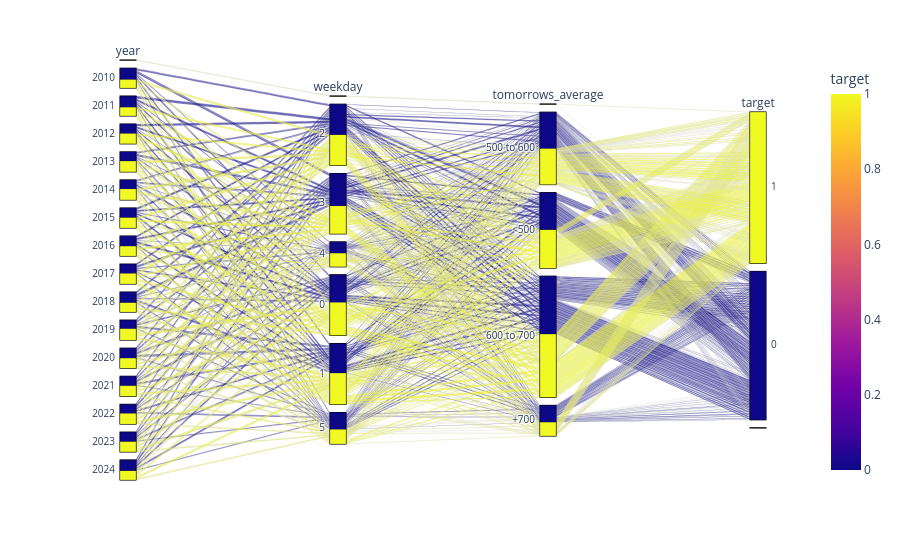

The code cell stored with this chart in its notebook:
### Code cell
fig = px.parallel_categories(df_parallel, color='target')
fig.show(renderer='jupyterlab')

### Figure 1 — Plotly figure (JSON) as saved in the notebook; plotly's stock layout.template omitted (floating-point values rounded to 4 significant figures; data arrays with more than 128 entries replaced by an {"elided": "..."} marker saying what was removed)
{"data": [{"dimensions": [{"label": "year", "values": {"elided": "3787 int values"}}, {"label": "weekday", "values": {"elided": "3787 int values"}}, {"label": "tomorrows_average", "values": {"elided": "3787 str values"}}, {"label": "target", "values": {"elided": "3787 int values"}}], "domain": {"x": [0, 1], "y": [0, 1]}, "line": {"color": {"elided": "3787 int values"}, "coloraxis": "coloraxis"}, "name": "", "type": "parcats"}], "layout": {"coloraxis": {"colorbar": {"title": {"text": "target"}}, "colorscale": [[0, "#0d0887"], [0.1111, "#46039f"], [0.2222, "#7201a8"], [0.3333, "#9c179e"], [0.4444, "#bd3786"], [0.5556, "#d8576b"], [0.6667, "#ed7953"], [0.7778, "#fb9f3a"], [0.8889, "#fdca26"], [1, "#f0f921"]]}, "legend": {"tracegroupgap": 0}, "margin": {"t": 60}}}
